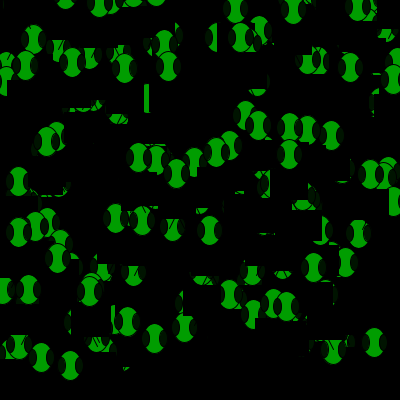
Frame 1 (no input)
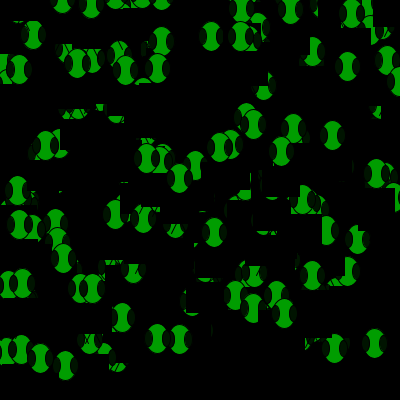
Frame 60 (the mouse pressed at the canvas centre just before this capture)
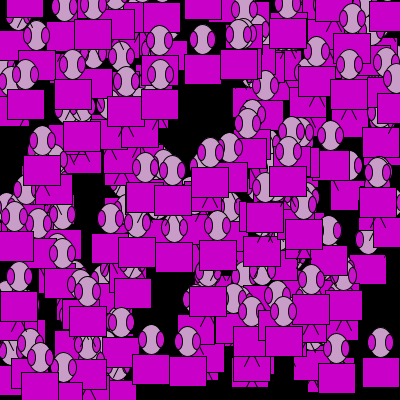
Frame 120 (the mouse held since frame 60 and released just before this capture)

The Processing sketch that drew these frames (run headless with seeded random() and noise(); from frame 60 on, the mouse is pressed at the canvas centre):

// Processing sketch: processing_26847
// ── processing_26847.pde

// The only difference between this example and the previous chapter (Example 8-3) 
// is the use of an array for multiple Zoog objects.
Head[] headies = new Head[200];

void setup() {
  size(400,400);
  smooth();
  for (int i = 0; i < headies.length; i ++ ) {
    headies[i] = new Head(random(width),random(height),30,30,8);
  }
}

void draw() {
  background(0); // Draw a black background
  for (int i = 0; i < headies.length; i ++ ) {
    headies[i].display();
    headies[i].jiggle();
  }
}

class Head {
  // Zoog's variables
  float x,y,w,h,eyeSize;
  
  // Zoog constructor
  Head(float tempX, float tempY, float tempW, float tempH, float tempEyeSize) {
    x = tempX;
    y = tempY;
    w = tempW;
    h = tempH;
    eyeSize = tempEyeSize;
  }
  
  // Move Zoog
  void jiggle() {
    // Change the location of Zoog randomly
    x = x + random(-1,1);
    y = y + random(-1,1);
    // Constrain Zoog to window
    x = constrain(x,0,width);
    y = constrain(y,0,height);
  }
  
  // Display Zoog
  void display() {
    // Set ellipses and rects to CENTER mode
    ellipseMode(CENTER);
    rectMode(CENTER);
    // Draw Zoog's arms with a for loop
    for (float i = y - h/3; i < y + h/2; i += 50) {
      stroke(0);
      line(x-w/4,i,x + w/4,i);
    }
    // Draw Zoog's body
    stroke(0);
    fill(mouseX,0,mouseY);
    rect(x,y,w+7,h);
    // Draw Zoog's head
    stroke(0);
    fill(mouseX,157,mouseY);
    ellipse(x,y-h,w-7,h);
    // Draw Zoog's eyes
    fill(mouseX,20,mouseY);
    ellipse(x-w/3+1,y-h,eyeSize,eyeSize*2);
    ellipse(x + w/3-1,y - h,eyeSize,eyeSize*2);
    // Draw Zoog's legs
    stroke(0);
    line(x - w/12,y + h/2,x - w/4,y + h/2 + 10);
    line(x + w/12,y + h/2,x + w/4,y + h/2 + 10);
  }
}

                
                
